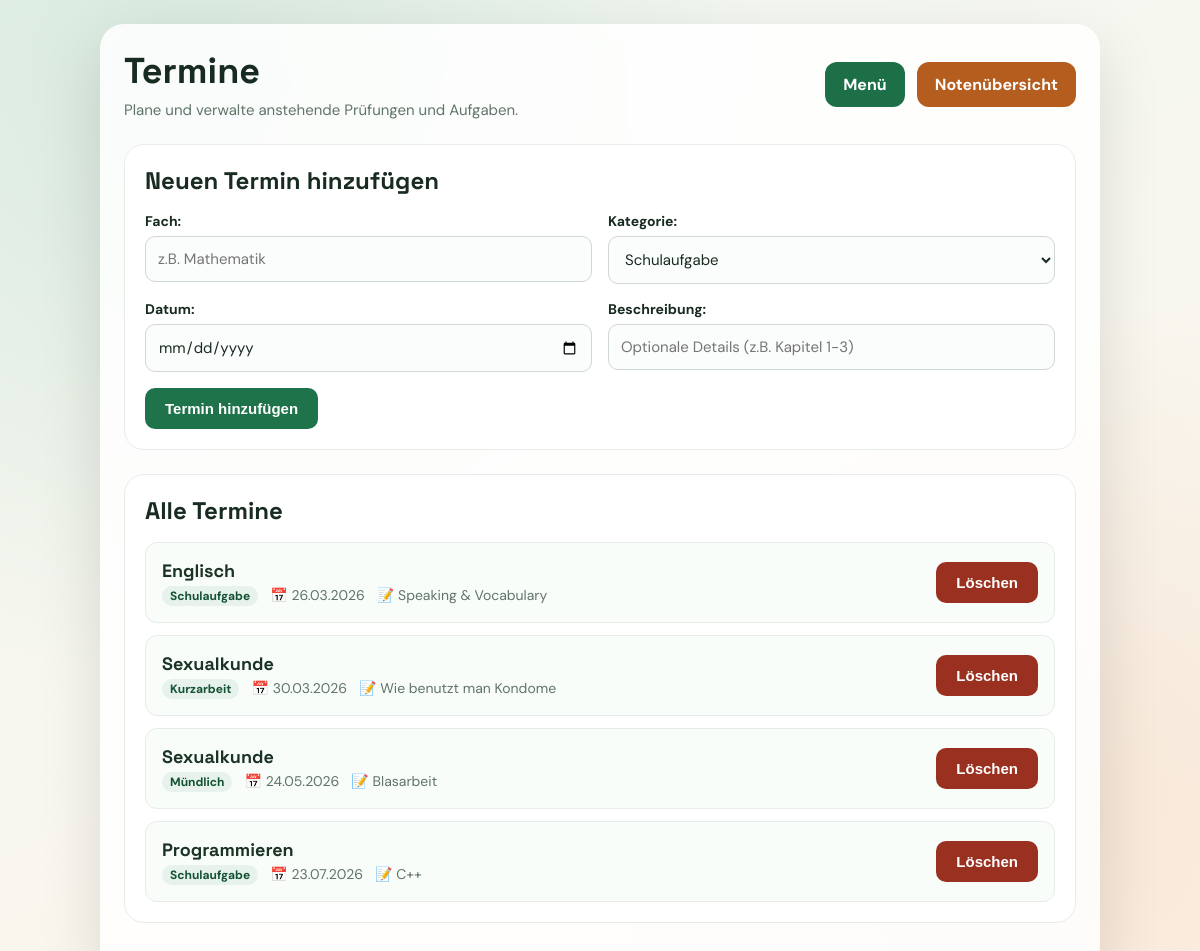
/termine (signed in), run on the app's committed database.
### tables this page shows
CREATE TABLE appointments (
            id INTEGER PRIMARY KEY AUTOINCREMENT,
            user_id INTEGER NOT NULL,
            title TEXT NOT NULL,
            description TEXT,
            date TEXT NOT NULL,
            category TEXT,
            FOREIGN KEY (user_id) REFERENCES users (id)
        );

### main.py (the view)
@app.route("/termine")
def termine():
    if "user_id" not in session:
        return redirect(url_for("login"))
    conn = get_connection()
    cursor = conn.cursor()
    cursor.execute("SELECT * FROM appointments WHERE user_id = ? ORDER BY date ASC", (session["user_id"],))
    appointments = cursor.fetchall()
    conn.close()
    today = datetime.now().strftime("%Y-%m-%d")
    return render_template("termine.html", appointments=appointments, today=today)

### db.py (called while the page is built)
def get_connection():
    connection = sqlite3.connect("schulmanager.db")
    connection.row_factory = sqlite3.Row
    return connection

### templates/termine.html (shortened to what this page needs)
<!DOCTYPE html>
<html lang="de">
    <head>
    </head>
    <body>
        <main class="container">
            <header class="topbar">
                <div>
                    <h1 class="title">Termine</h1>
                    <p class="subtitle">Plane und verwalte anstehende Prüfungen und Aufgaben.</p>
                </div>
                <nav class="nav" aria-label="Navigation">
                    <a class="link-btn" href="/">Menü</a>
                    <a class="link-btn alt" href="notenuebersicht">Notenübersicht</a>
                </nav>
            </header>
            <section class="panel">
                <h2>Neuen Termin hinzufügen</h2>
                <form action="/appointments/add" method="post">
                    <div class="form-grid">
                        <div>
                            <label>Fach:</label>
                            <input type="text" name="title" required placeholder="z.B. Mathematik">
                        </div>
                        <div>
                            <label>Kategorie:</label>
                            <select name="category" required>
                                <option value="Schulaufgabe">Schulaufgabe</option>
                            </select>
                        </div>
                    </div>
                    <div class="form-grid">
                        <div>
                            <label>Datum:</label>
                            <input type="date" name="date" required min="{{ today }}">
                        </div>
                        <div>
                            <label>Beschreibung:</label>
                            <input type="text" name="description" placeholder="Optionale Details (z.B. Kapitel 1-3)">
                        </div>
                    </div>
                    <button class="btn" type="submit">Termin hinzufügen</button>
                </form>
            </section>
            <section class="panel">
                <h2>Alle Termine</h2>
                {% if appointments %}
                    <ul class="appointments-list">
                        {% for appointment in appointments %}
                            <li class="appointment-item">
                                <div class="appointment-details">
                                    <h3 class="appointment-title">{{ appointment["title"] }}</h3>
                                    <div class="appointment-meta">
                                        <span class="badge">{{ appointment["category"] }}</span>
                                        <span>📅 {{ appointment["date"][8:10] }}.{{ appointment["date"][5:7] }}.{{ appointment["date"][0:4] }}</span>
                                        {% if appointment["description"] %}
                                            <span>📝 {{ appointment["description"] }}</span>
                                        {% endif %}
                                    </div>
                                </div>
                                <form action="/appointments/delete/{{ appointment['id'] }}" method="POST" style="margin: 0;">
                                    <button class="btn danger" type="submit" onclick="return confirm('Termin wirklich löschen?')">Löschen</button>
                                </form>
                            </li>
                        {% endfor %}
                    </ul>
                {% else %}
                    <p class="empty-text">Es sind noch keine Termine vorhanden.</p>
                {% endif %}
            </section>
        </main>
    </body>
</html>

### templates/termine.html (style rules this page uses)
:root { --bg-top: #f0f8f2; --bg-bottom: #fff5ec; --text: #182b20; --muted: #617468; --panel: #ffffff; --line: #e7ece9; --good: #1e734b; --danger: #9a3120; }
* { box-sizing: border-box; }
body { margin: 0; font-family: "DM Sans", "Segoe UI", sans-serif; color: var(--text); background: radial-gradient(circle at 15% 8%, rgba(34, 125, 79, 0.12), transparent 44%), radial-gradient(circle at 86% 82%, rgba(203, 118, 44, 0.12), transparent 40%), linear-gradient(155deg, var(--bg-top), var(--bg-bottom)); }
.container { width: min(1000px, 98vw); margin: 24px auto; background: rgba(255, 255, 255, 0.86); border-radius: 24px; padding: 24px; box-shadow: 0 22px 64px rgba(0, 0, 0, 0.12); backdrop-filter: blur(6px); }
.topbar { display: flex; flex-wrap: wrap; justify-content: space-between; align-items: center; gap: 16px; margin-bottom: 24px; }
.title { margin: 0; font-family: "Space Grotesk", "Segoe UI", sans-serif; font-size: clamp(28px, 4vw, 36px); }
.subtitle { margin: 6px 0 0; font-size: 15px; color: var(--muted); }
.nav { display: flex; gap: 12px; }
.link-btn { text-decoration: none; border-radius: 12px; padding: 12px 18px; font-weight: 700; color: #ffffff; background: #1d6f48; transition: transform 0.2s, box-shadow 0.2s; }
.link-btn.alt { background: #b45d1f; }
.panel { background: var(--panel); border-radius: 20px; border: 1px solid var(--line); padding: 20px; margin-bottom: 24px; }
.panel h2 { margin: 0 0 16px 0; font-family: "Space Grotesk", "Segoe UI", sans-serif; }
form label { display: block; font-size: 14px; font-weight: 700; margin-bottom: 6px; color: var(--text); }
form input, form select { width: 100%; padding: 12px; border: 1px solid #cfd8d2; border-radius: 10px; background: #fbfdfc; font-family: inherit; font-size: 15px; color: var(--text); margin-bottom: 16px; transition: border-color 0.2s; }
.form-grid { display: grid; grid-template-columns: repeat(auto-fit, minmax(200px, 1fr)); gap: 0 16px; }
.btn { border: none; border-radius: 10px; padding: 12px 20px; font-weight: 700; color: #fff; background: var(--good); cursor: pointer; font-size: 15px; transition: transform 0.2s, box-shadow 0.2s; }
.btn.danger { background: var(--danger); }
.appointments-list { list-style: none; padding: 0; margin: 0; display: flex; flex-direction: column; gap: 12px; }
.appointment-item { display: flex; flex-wrap: wrap; align-items: center; justify-content: space-between; padding: 16px; border-radius: 12px; background: #f9fdfa; border: 1px solid var(--line); gap: 16px; }
.appointment-details { display: flex; flex-direction: column; gap: 4px; }
.appointment-title { margin: 0; font-size: 18px; font-family: "Space Grotesk", "Segoe UI", sans-serif; color: #1a3324; }
.appointment-meta { font-size: 14px; color: var(--muted); display: flex; gap: 12px; flex-wrap: wrap; }
.badge { display: inline-block; padding: 2px 8px; border-radius: 12px; font-size: 12px; font-weight: 700; background: #e6f2eb; color: #145233; }

### data on the page
appointments: title "Englisch", category "Schulaufgabe", date "26", date "03", date "2026", description "Speaking & Vocabulary"
appointments: title "Sexualkunde", category "Kurzarbeit", date "30", date "03", date "2026", description "Wie benutzt man Kondome"
appointments: title "Sexualkunde", category "Mündlich", date "24", date "05", date "2026", description "Blasarbeit"
appointments: title "Programmieren", category "Schulaufgabe", date "23", date "07", date "2026", description "C++"
